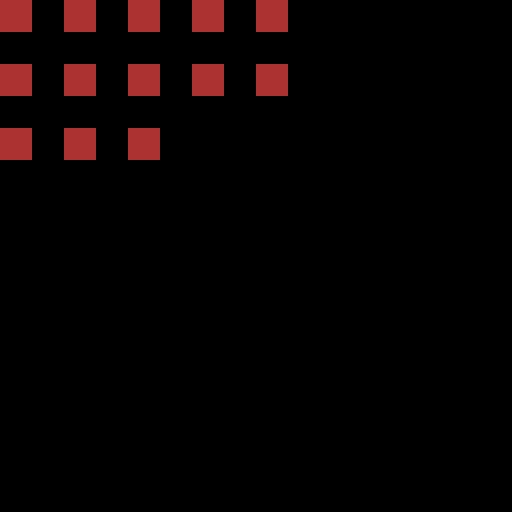

A 2D game scene composited from a Tiled map and its tileset images. What follows is a short description and the map's XML, with every tile layer's data as written:
An orthogonal 16x16 tile map with 32x32 px tiles, 3 tile layers (regions, input_tiles001, output_collision).

<map version="1.0" orientation="orthogonal" renderorder="right-down" width="16" height="16" tilewidth="32" tileheight="32" nextobjectid="1">
 <tileset firstgid="1" name="tiles001" tilewidth="32" tileheight="32" tilecount="64" columns="8">
  <image source="../tiles/tiles001.png" trans="ff00cc" width="256" height="256" />
 </tileset>
 <layer name="regions" width="16" height="16">
  <data encoding="csv">
1,0,1,0,1,0,1,0,1,0,0,0,0,0,0,0,
0,0,0,0,0,0,0,0,0,0,0,0,0,0,0,0,
1,0,1,0,1,0,1,0,1,0,0,0,0,0,0,0,
0,0,0,0,0,0,0,0,0,0,0,0,0,0,0,0,
1,0,1,0,1,0,0,0,0,0,0,0,0,0,0,0,
0,0,0,0,0,0,0,0,0,0,0,0,0,0,0,0,
0,0,0,0,0,0,0,0,0,0,0,0,0,0,0,0,
0,0,0,0,0,0,0,0,0,0,0,0,0,0,0,0,
0,0,0,0,0,0,0,0,0,0,0,0,0,0,0,0,
0,0,0,0,0,0,0,0,0,0,0,0,0,0,0,0,
0,0,0,0,0,0,0,0,0,0,0,0,0,0,0,0,
0,0,0,0,0,0,0,0,0,0,0,0,0,0,0,0,
0,0,0,0,0,0,0,0,0,0,0,0,0,0,0,0,
0,0,0,0,0,0,0,0,0,0,0,0,0,0,0,0,
0,0,0,0,0,0,0,0,0,0,0,0,0,0,0,0,
0,0,0,0,0,0,0,0,0,0,0,0,0,0,0,0
</data>
 </layer>
 <layer name="input_tiles001" width="16" height="16">
  <data encoding="csv">
9,0,10,0,11,0,12,0,13,0,0,0,0,0,0,0,
0,0,0,0,0,0,0,0,0,0,0,0,0,0,0,0,
17,0,18,0,19,0,20,0,21,0,0,0,0,0,0,0,
0,0,0,0,0,0,0,0,0,0,0,0,0,0,0,0,
25,0,26,0,27,0,0,0,0,0,0,0,0,0,0,0,
0,0,0,0,0,0,0,0,0,0,0,0,0,0,0,0,
0,0,0,0,0,0,0,0,0,0,0,0,0,0,0,0,
0,0,0,0,0,0,0,0,0,0,0,0,0,0,0,0,
0,0,0,0,0,0,0,0,0,0,0,0,0,0,0,0,
0,0,0,0,0,0,0,0,0,0,0,0,0,0,0,0,
0,0,0,0,0,0,0,0,0,0,0,0,0,0,0,0,
0,0,0,0,0,0,0,0,0,0,0,0,0,0,0,0,
0,0,0,0,0,0,0,0,0,0,0,0,0,0,0,0,
0,0,0,0,0,0,0,0,0,0,0,0,0,0,0,0,
0,0,0,0,0,0,0,0,0,0,0,0,0,0,0,0,
0,0,0,0,0,0,0,0,0,0,0,0,0,0,0,0
</data>
 </layer>
 <layer name="output_collision" width="16" height="16">
  <data encoding="csv">
1,0,1,0,1,0,1,0,1,0,0,0,0,0,0,0,
0,0,0,0,0,0,0,0,0,0,0,0,0,0,0,0,
1,0,1,0,1,0,1,0,1,0,0,0,0,0,0,0,
0,0,0,0,0,0,0,0,0,0,0,0,0,0,0,0,
1,0,1,0,1,0,0,0,0,0,0,0,0,0,0,0,
0,0,0,0,0,0,0,0,0,0,0,0,0,0,0,0,
0,0,0,0,0,0,0,0,0,0,0,0,0,0,0,0,
0,0,0,0,0,0,0,0,0,0,0,0,0,0,0,0,
0,0,0,0,0,0,0,0,0,0,0,0,0,0,0,0,
0,0,0,0,0,0,0,0,0,0,0,0,0,0,0,0,
0,0,0,0,0,0,0,0,0,0,0,0,0,0,0,0,
0,0,0,0,0,0,0,0,0,0,0,0,0,0,0,0,
0,0,0,0,0,0,0,0,0,0,0,0,0,0,0,0,
0,0,0,0,0,0,0,0,0,0,0,0,0,0,0,0,
0,0,0,0,0,0,0,0,0,0,0,0,0,0,0,0,
0,0,0,0,0,0,0,0,0,0,0,0,0,0,0,0
</data>
 </layer>
</map>
